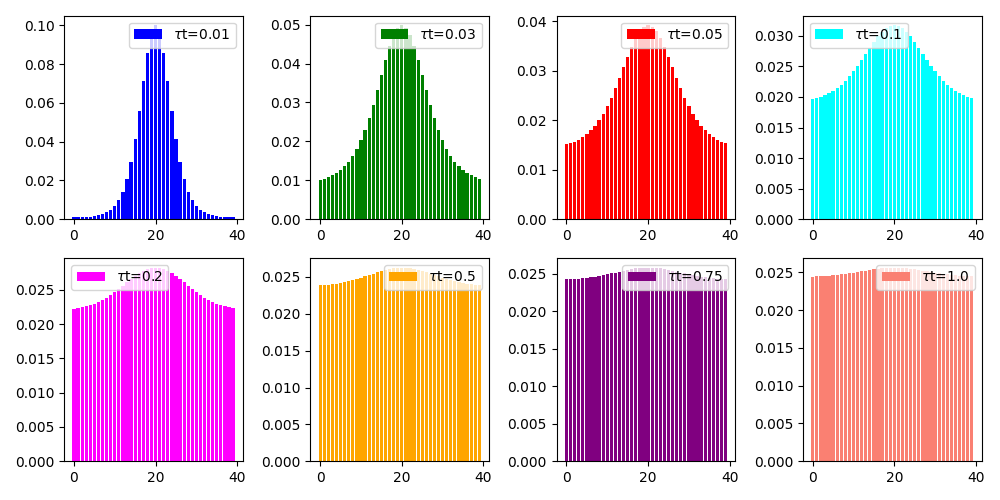

Source code (Python):
import numpy as np
import matplotlib.pyplot as plt
from scipy.stats import norm
import torch
import torch.nn.functional as F

def softmax_with_temperature(x, temperature: float):
    return F.softmax(x / temperature,dim=1)
num_classes=40
left=np.linspace(0,num_classes-1,num_classes)
input=torch.from_numpy(np.array([[norm.pdf(x=i, loc=20, scale=8) \
                                  for i in range(num_classes)]],
                                dtype=np.float32))
fig=plt.figure(figsize=(10.0,5.0))
temperatures=[0.01,0.03,0.05,0.1,0.2,0.5,0.75,1.0]
outputs=[]
labels=[r'$\tau$t='+str(i) for i in temperatures]
colors=['blue','green','red','cyan','magenta','orange','purple','salmon']
for i,temperature in enumerate(temperatures):
    output=softmax_with_temperature(input,temperature)
    ax=fig.add_subplot(2,4,i+1)
    ax.bar(left,output.data.flatten(),color=colors[i],label=labels[i])
    plt.legend()
fig.tight_layout()
plt.savefig('softmax_with_temperature.png')
plt.show()
